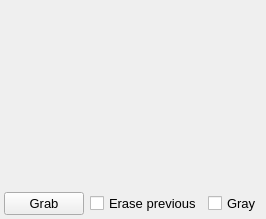
<?xml version="1.0" encoding="UTF-8"?>
<ui version="4.0">
 <class>nCamera</class>
 <widget class="QMainWindow" name="nCamera">
  <property name="geometry">
   <rect>
    <x>0</x>
    <y>0</y>
    <width>251</width>
    <height>219</height>
   </rect>
  </property>
  <property name="windowTitle">
   <string>Camera</string>
  </property>
  <property name="iconSize">
   <size>
    <width>20</width>
    <height>20</height>
   </size>
  </property>
  <property name="unifiedTitleAndToolBarOnMac">
   <bool>true</bool>
  </property>
  <widget class="QWidget" name="centralwidget">
   <layout class="QGridLayout" name="gridLayout" rowstretch="1,0">
    <property name="leftMargin">
     <number>4</number>
    </property>
    <property name="topMargin">
     <number>4</number>
    </property>
    <property name="rightMargin">
     <number>4</number>
    </property>
    <property name="bottomMargin">
     <number>4</number>
    </property>
    <property name="spacing">
     <number>0</number>
    </property>
    <item row="0" column="0" colspan="3">
     <widget class="QCameraViewfinder" name="viewfinder" native="true"/>
    </item>
    <item row="1" column="0" colspan="3">
     <widget class="QWidget" name="widget" native="true">
      <layout class="QGridLayout" name="gridLayout_2" columnstretch="1,0,0">
       <property name="leftMargin">
        <number>0</number>
       </property>
       <property name="topMargin">
        <number>0</number>
       </property>
       <property name="rightMargin">
        <number>0</number>
       </property>
       <property name="bottomMargin">
        <number>0</number>
       </property>
       <item row="0" column="0">
        <widget class="QPushButton" name="grab">
         <property name="font">
          <font>
           <pointsize>10</pointsize>
          </font>
         </property>
         <property name="text">
          <string>Grab</string>
         </property>
        </widget>
       </item>
       <item row="0" column="1">
        <widget class="QCheckBox" name="keep_copy">
         <property name="font">
          <font>
           <pointsize>10</pointsize>
          </font>
         </property>
         <property name="text">
          <string>Erase previous</string>
         </property>
         <property name="neutrinoSave" stdset="0">
          <bool>true</bool>
         </property>
        </widget>
       </item>
       <item row="0" column="2">
        <widget class="QCheckBox" name="gray">
         <property name="font">
          <font>
           <pointsize>10</pointsize>
          </font>
         </property>
         <property name="text">
          <string>Gray</string>
         </property>
         <property name="neutrinoSave" stdset="0">
          <bool>true</bool>
         </property>
        </widget>
       </item>
      </layout>
     </widget>
    </item>
   </layout>
  </widget>
 </widget>
 <customwidgets>
  <customwidget>
   <class>QCameraViewfinder</class>
   <extends>QWidget</extends>
   <header>qcameraviewfinder.h</header>
   <container>1</container>
  </customwidget>
 </customwidgets>
 <resources/>
 <connections/>
</ui>
